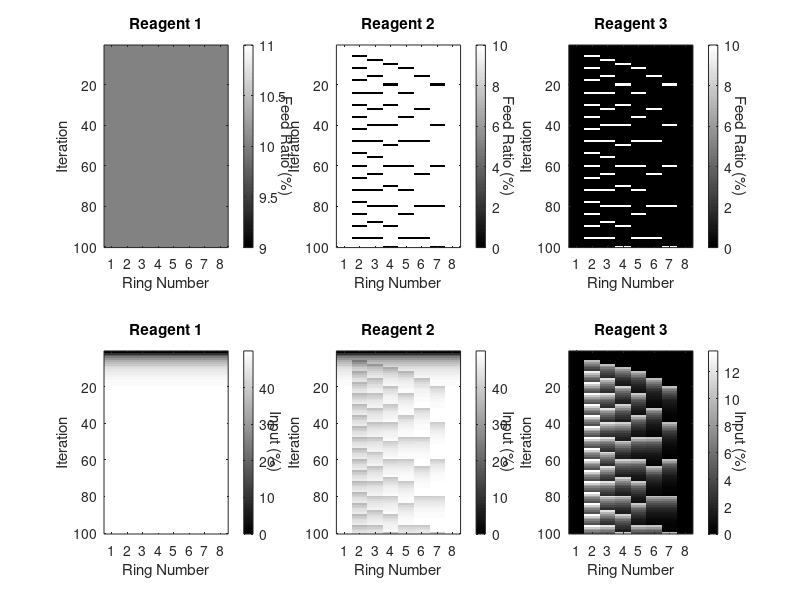

Write MATLAB code to recreate this figure.
clear all
close all
%% initialize

numIter=100; % number of iterations
numRings=8; % number of reactors
numReagents=3; % number of reagents

feedRatio=zeros(numIter,numRings,numReagents); % feed ratio for each step and reactor and reagent
input=zeros(numIter,numRings,numReagents); % input kinetics

RR=20; % total refresh ratio for each step

reagentPorts=[3,5,7]; % ports with reagents
waterPort=1;
reagentLogic=[0,-1,1]; % 0: no input, 1: periodic input, -1: anti-input to fill volume

ringInPeriod=[0,6,8,10,12,16,20,0];
%% generate feed matrix
for i=1:numIter
    for r=1:numRings
        for s=1:numReagents
            if reagentLogic(s)==1 && (~mod(i,ringInPeriod(r)))
                feedRatio(i,r,s)=RR/2;
            elseif reagentLogic(s)==-1 && (mod(i,ringInPeriod(r)))
                feedRatio(i,r,s)=RR/2;
            elseif reagentLogic(s)==0
                feedRatio(i,r,s)=RR/2;
            end
        end
    end
end

%% forward compute input kinetics
updateRule=@(RR,n,feed) (100-RR)/100*n + feed/100;
for i=2:numIter
    for r=1:numRings
        for s=1:numReagents
            input(i,r,s)=updateRule(RR,input(i-1,r,s),feedRatio(i,r,s));
        end
    end
end

%% plot feed matrix
colormap('gray')
figure(1)
for s=1:numReagents
    subplot(2,numReagents,s)
    imagesc(squeeze(feedRatio(:,:,s)))
    title(sprintf('Reagent %d',s))
    xticks(1:numRings)
    xlabel('Ring Number')
    ylabel('Iteration')
    hcb=colorbar;
    ylabel(hcb,'Feed Ratio (%)','Rotation',270)
end


for s=1:numReagents
    subplot(2,numReagents,s+numReagents)
    imagesc(squeeze(input(:,:,s))*100)
    title(sprintf('Reagent %d',s))
    xticks(1:numRings)
    xlabel('Ring Number')
    ylabel('Iteration')
    hcb=colorbar;
    ylabel(hcb,'Input (%)','Rotation',270)
end


%% feed matrix into xml
iterationStart=@(xml,id,iterations) [xml,...
    sprintf('<IterationStart>\n<ID>%d</ID>\n<Iterations>%d</Iterations>\n</IterationStart>\n',id,iterations)];
iterationEnd=@(xml,id) [xml,sprintf('<IterationEnd>%d</IterationEnd>\n',id)];
feed=@(xml,ratio,ring) [xml,...
    sprintf('<Feed>\n<Ratio>%.1f</Ratio>\n<Ring>%d</Ring>\n</Feed>\n',ratio,ring)];
flushFeed=@(xml,port,cycles) [xml,...
    sprintf('<FlushFeed>\n<ReagentNr>%d</ReagentNr>\n<Cycles>%d</Cycles>\n</FlushFeed>\n',port,cycles)];
changeReagent=@(xml,duration,reagentNr) [xml,...
    sprintf('<ChangeReagent>\n<Duration>'),duration,sprintf('</Duration>\n<ReagentNr>%d</ReagentNr>\n</ChangeReagent>\n',reagentNr)];
mix=@(xml,duration) [xml,'<Mix>',duration,sprintf('</Mix>\n')];
acquire=@(xml) [xml,sprintf('<Acquire/>\n')];

xml=[];

for i=1:numIter
    xml=iterationStart(xml,i,1);
    %reagents
    for s=1:numReagents
        if sum(feedRatio(i,:,s))>0
            xml=flushFeed(xml,reagentPorts(s),100);
            %rings
            for r=1:numRings
                if feedRatio(i,r,s)>0
                    xml=feed(xml,feedRatio(i,r,s),r);
                end
            end
        end
    end
    %mix and acquire
    xml=changeReagent(xml,'00:00:30',waterPort);
    xml=mix(xml,'00:07:30');
    xml=acquire(xml);
    xml=iterationEnd(xml,i);
end

fid = fopen('test.xml','wt');
fprintf(fid, xml);
fclose(fid);

